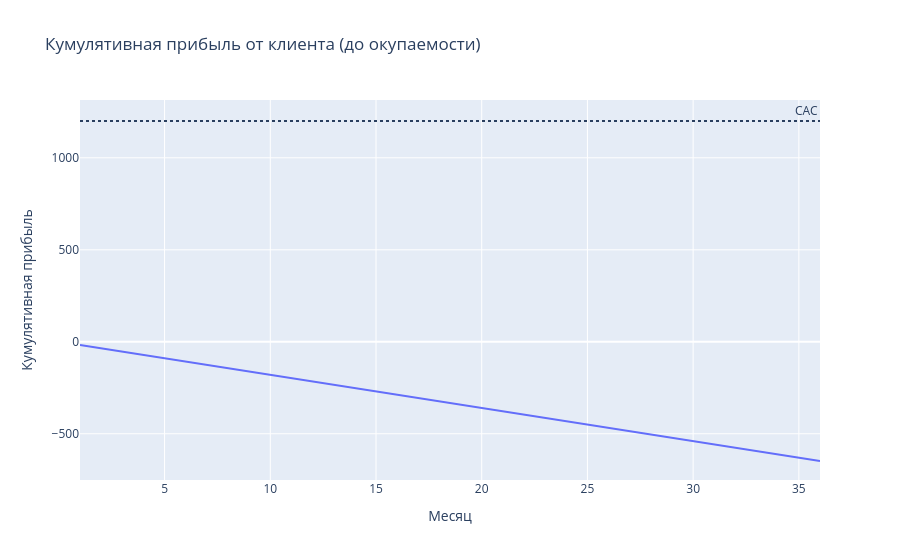

Write notebook code for a chart like this one.
### Code cell
months = list(range(1, 37))
cum_profit = [monthly_margin * m for m in months]
fig = px.line(
    x=months, 
    y=cum_profit,
    title="Кумулятивная прибыль от клиента (до окупаемости)",
    labels={'x':'Месяц','y':'Кумулятивная прибыль'}
)
fig.add_hline(y=cac, line_dash="dot", annotation_text="CAC")
fig.show()

### Figure 1 — Plotly figure (JSON) as saved in the notebook; plotly's stock layout.template omitted (floating-point values rounded to 4 significant figures)
{"data": [{"hovertemplate": "Месяц=%{x}<br>Кумулятивная прибыль=%{y}<extra></extra>", "legendgroup": "", "line": {"color": "#636efa", "dash": "solid"}, "marker": {"symbol": "circle"}, "mode": "lines", "name": "", "orientation": "v", "showlegend": false, "type": "scatter", "x": [1, 2, 3, 4, 5, 6, 7, 8, 9, 10, 11, 12, 13, 14, 15, 16, 17, 18, 19, 20, 21, 22, 23, 24, 25, 26, 27, 28, 29, 30, 31, 32, 33, 34, 35, 36], "xaxis": "x", "y": [-18, -36, -54, -72, -90, -108, -126, -144, -162, -180, -198, -216, -234, -252, -270, -288, -306, -324, -342, -360, -378, -396, -414, -432, -450, -468, -486, -504, -522, -540, -558, -576, -594, -612, -630, -648], "yaxis": "y"}], "layout": {"annotations": [{"showarrow": false, "text": "CAC", "x": 1, "xanchor": "right", "xref": "x domain", "y": 1200, "yanchor": "bottom", "yref": "y"}], "autosize": true, "legend": {"tracegroupgap": 0}, "shapes": [{"line": {"dash": "dot"}, "type": "line", "x0": 0, "x1": 1, "xref": "x domain", "y0": 1200, "y1": 1200, "yref": "y"}], "title": {"text": "Кумулятивная прибыль от клиента (до окупаемости)"}, "xaxis": {"anchor": "y", "autorange": true, "domain": [0, 1], "range": [1, 36], "title": {"text": "Месяц"}, "type": "linear"}, "yaxis": {"anchor": "x", "autorange": true, "domain": [0, 1], "range": [-758.1, 1445.0], "title": {"text": "Кумулятивная прибыль"}, "type": "linear"}}}
